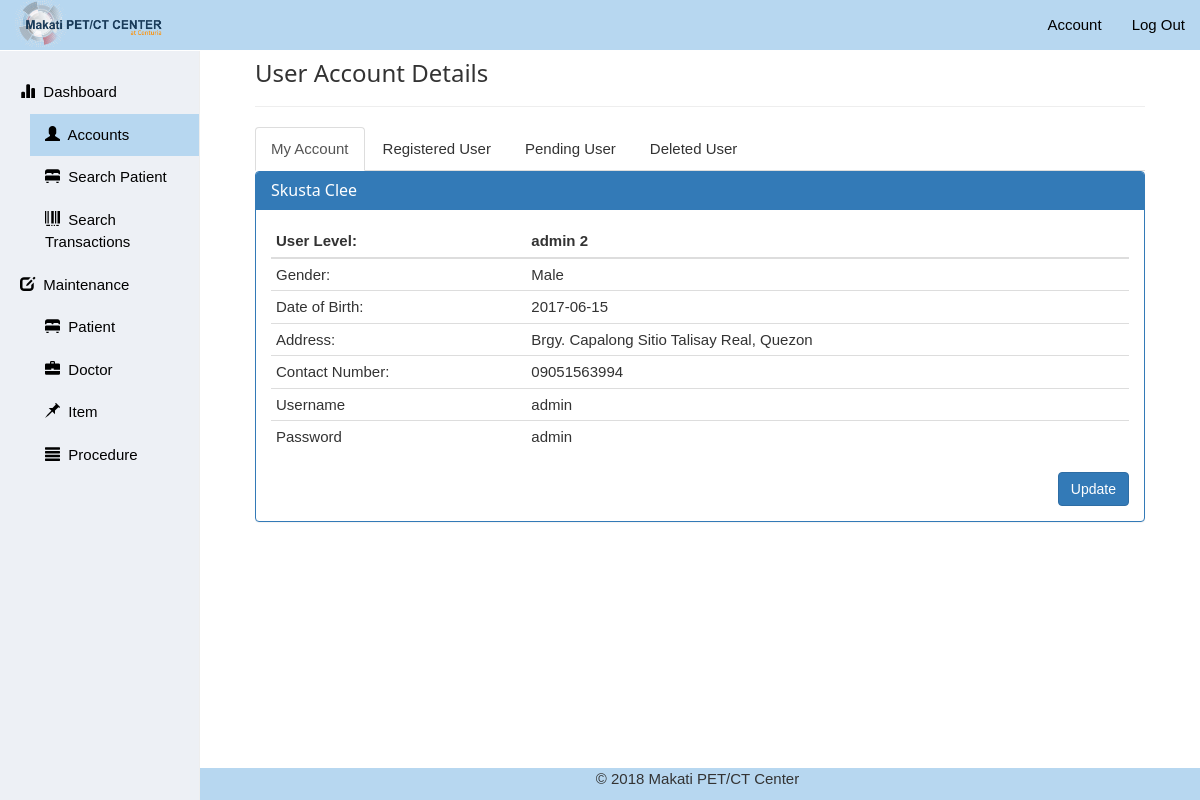
Screenshot of /views/admin/account.php (signed in) with the database file from the repository.
### tables this page shows
CREATE TABLE `tbl_user` (
  `user_id` varchar(11) NOT NULL,
  `user_name` varchar(45) NOT NULL,
  `user_gender` varchar(6) NOT NULL,
  `user_date_of_birth` date NOT NULL,
  `user_address` varchar(50) NOT NULL,
  `user_contact` varchar(45) NOT NULL,
  `user_username` varchar(45) NOT NULL,
  `user_password` varchar(45) NOT NULL,
  `user_account_type` varchar(8) NOT NULL,
  `user_status` tinyint(1) NOT NULL
);

### views/admin/account.php (the view, shortened to what this page needs)
<?php
  if(isset($_GET['message']))
		$message = $_GET['message'];
	else
		$message = "null";
?>
<!DOCTYPE html>
<html>
  <head>
    <link rel="stylesheet" type="text/css" href="./../../css/bootstrap.min.css">
    <link rel="stylesheet" href="./../../css/w3.css">
    <link rel="stylesheet" type="text/css" href="./../../css/setting.css">
  </head>
  <body onload="parse_message(<?php echo($message); ?>)">
    <header>
      <nav class="navbar navbar-default navbar-fixed-top">
        <div class="container-fluid">
          <div class="navbar-header">
            <a href="./" class="navbar-brand"><img src="./../../files/logo/brandimagev2.png" class="img-responsive"></a>
          </div>
          <div class="collapse navbar-collapse" id="bs-example-navbar-collapse-1">
            <ul class="nav navbar-nav navbar-right" id="navbar-right">
              <li><a href="#">Account</a></li>
              <li><a href="./../../controller/logout.php">Log Out</a></li>
            </ul>
          </div>
        </div>
      </nav>
    </header>
    <main>
      <div class="container-fluid">
        <div class="row">
          <div class="col-sm-3 col-md-2 sidebar">
            <ul class="nav nav-sidebar">
              <li>
                <a href="./"><span class="glyphicon glyphicon-stats" aria-hidden="true"></span>&nbsp Dashboard <span class="sr-only">(current)</span> </a>
                <ul class="nav" id="mn-sub-menu">
                  <li style="color: #000000;background-color: #b7d7f0;"><a href="account.php"><span class="glyphicon glyphicon-user" aria-hidden="true"></span>&nbsp Accounts</a></li>
                  <li><a href="patientsearch.php"><span class="glyphicon glyphicon-bed" aria-hidden="true"></span>&nbsp Search Patient</a></li>
                  <li><a href="invoicecreation.php"><span class="glyphicon glyphicon-barcode" aria-hidden="true"></span>&nbsp Search Transactions</a></li>
                </ul>
              </li>
              <li>
                <a style="background-color: #edf0f5; color: #000000;"><span class="glyphicon glyphicon-edit" aria-hidden="true"></span>&nbsp Maintenance</a>
                <ul class="nav" id="mn-sub-menu">
                  <li><a href="patientsettings.php"><span class="glyphicon glyphicon-bed" aria-hidden="true"></span>&nbsp Patient</a></li>
                  <li><a href="doctorsettings.php"><span class="glyphicon glyphicon-briefcase" aria-hidden="true"></span>&nbsp Doctor</a></li>
                  <li><a href="itemsettings.php"><span class="glyphicon glyphicon-pushpin" aria-hidden="true"></span>&nbsp Item</a></li>
                  <li><a href="treatmentsettings.php"><span class="glyphicon glyphicon-align-justify" aria-hidden="true"></span>&nbsp Procedure</a></li>
                </ul>
              </li>
            </ul>
          </div>
          <div class="col-sm-9 col-sm-offset-3 col-md-10 col-md-offset-2 main">
            <div class="col-sm-12 col-md-12">
              <div class="mn-dashboard-header">
                <h3>User Account Details</h3>
                <hr>
                <ul class="nav nav-tabs">
                  <li class="active"><a href="#mn-admin-panel" data-toggle="tab">My Account</a></li>
                  <li><a href="#mn-registered-user-panel" data-toggle="tab">Registered User</a></li>
                  <li><a href="#mn-pending-user-panel" data-toggle="tab">Pending User</a></li>
                  <li><a href="#mn-deleted-user-panel" data-toggle="tab">Deleted User</a></li>
                </ul>
              </div>
              <div class="tab-content">
                <div class="tab-pane active" id="mn-admin-panel">
                  <div class="panel panel-primary">
                    <?php
                      require('./../../controller/db_connect.php');
                      $preparedStmt = "SELECT * FROM `tbl_user` WHERE `user_username`= :user_username";
                      $stmt = $connection->prepare($preparedStmt);
                      $stmt->bindParam(':user_username', $_SESSION['user_username']);
                      $stmt->execute();
                      $row = $stmt->fetch(PDO::FETCH_ASSOC);?>
                    <div class="panel-heading" id="mn-admin-panel">
                      <h3 class="panel-title"><?php echo $row['user_name']; ?></h3>
                    </div>
                    <div class="panel-body">
                      <div class="row-fluid">
                        <div class="span6">
                          <table class="table table-condensed table-responsive">
                            <thead>
                              <tr>
                                <th>User Level:</th>
                                <th><?php echo $row['user_account_type']; ?></th>
                              </tr>
                            </thead>
                            <tbody>
                              <tr>
                                <td>Gender:</td>
                                <td><?php echo $row['user_gender']; ?></td>
                              </tr>
                              <tr>
                                <td>Date of Birth:</td>
                                <td><?php echo $row['user_date_of_birth']; ?></td>
                              </tr>
                              <tr>
                                <td>Address:</td>
                                <td><?php echo $row['user_address']; ?></td>
                              </tr>
                              <tr>
                                <td>Contact Number:</td>
                                <td><?php echo $row['user_contact']; ?></td>
                              </tr>
                              <tr>
                                <td>Username</td>
                                <td><?php echo $row['user_username']; ?></td>
                              </tr>
                              <tr>
                                <td>Password</td>
                                <td><?php echo $row['user_password']; ?></td>
                              </tr>
                            </tbody>
                          </table>
                        </div>
                      </div>
                      <input type="submit" class="btn btn-primary btn-md pull-right user_update" value="Update" id="<?php echo $row['user_id']; ?>" name="user_update" /></button>
                    </div>
                  </div>
                </div>
              </div>
            </div>
          </div>
        </div>
      </div>
    </main>
    <footer>
      <div class="container-fluid">
        <div class="col-sm-9 col-sm-offset-3 col-md-10 col-md-offset-2">
          <p class="text-center">© 2018 Makati PET/CT Center</p>
        </div>
      </div>
    </footer>
  </body>
</html>

### css/w3.css (style rules this page uses)
*,*:before,*:after { box-sizing:inherit }
html { -ms-text-size-adjust:100%;-webkit-text-size-adjust:100% }
body { margin:0 }
article,aside,details,figcaption,figure,footer,header,main,menu,nav,section,summary { display:block }
a { background-color:transparent;-webkit-text-decoration-skip:objects }
img { border-style:none }
hr { box-sizing:content-box;height:0;overflow:visible }
button,input,select,textarea { font:inherit;margin:0 }
button,input { overflow:visible }
button,html [type=button],[type=reset],[type=submit] { -webkit-appearance:button }
html,body { font-family:Verdana,sans-serif;font-size:15px;line-height:1.5 }
html { overflow-x:hidden }
h3 { font-size:24px }
h1,h2,h3,h4,h5,h6 { font-family:"Segoe UI",Arial,sans-serif;font-weight:400;margin:10px 0 }
hr { border:0;border-top:1px solid #eee;margin:20px 0 }
img { vertical-align:middle }
a { color:inherit }

### css/setting.css (style rules this page uses)
body { background-color: #ffffff; font-family: Fira Sans, sans-serif; font-weight: normal; }
.navbar { position: absolute; top: 0; right: 0; left: 0; background-color: #b7d7f0; border: 0; }
.navbar-brand>img { margin-top: -15px; max-width: 150px; }
#navbar-right>li>a { color: #000000; }
.sidebar { display: none; }
@media (min-width: 768px) { .sidebar { position: fixed; top: 51px; bottom: 0; left: 0; z-index: 1000; display: block; padding: 20px; overflow-x: hidden; overflow-y: auto; background-color: #edf0f5; border-right: 1px solid #eee; } }
.nav-sidebar { margin-right: -21px; margin-bottom: 20px; margin-left: -20px; }
.nav-sidebar > li > a { padding-right: 20px; padding-left: 20px; }
.nav-sidebar li > a { color: #000000; }
#mn-sub-menu { margin-left: 30px; }
.mn-dashboard-header { margin-top: 60px; }
@media (min-width: 768px) { .main { padding-right: 40px; padding-left: 40px; } }
footer { position: fixed; width: 100%; height: auto; bottom: 0; background-color: #b7d7f0; }

### rows the page displays
tbl_user: user_name "Skusta Clee", user_account_type "admin 2", user_gender "Male", user_date_of_birth "2017-06-15", user_address "Brgy. Capalong Sitio Talisay Real, Quezon", user_contact "09051563994", user_username "admin", user_password "admin"
